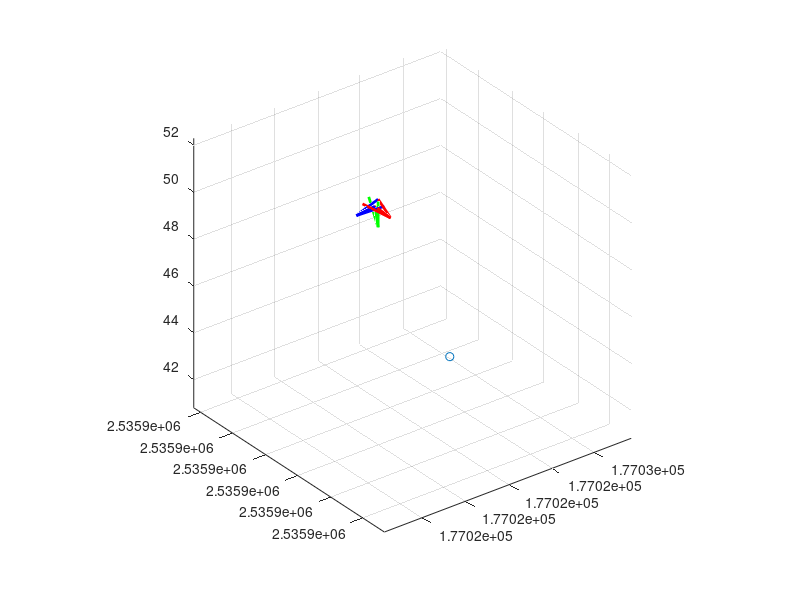

Write the MATLAB code that produced this figure.
clc;
clear all;
% 使用 "RPY"

%% test
% Xc = 177012.1852;
% Yc = 2535867.5108;
% Zc = 46.6994;

% RPY (最後是用這個！！！)
% roll = -81.72804173899999;
% pitch = -4.606952759;
% yaw = -164.57782739299998;

% OPK
% roll = 114.053360293
% pitch = -71.560626312
% yaw = 28.423823772

%% Cam1 015834051 左後
Xc = 177024.4084;
Yc = 2535875.9397;
Zc = 46.6897;

% RPY 
roll = -90.197685743;
pitch = 2.669087131;
yaw = 178.054815673;

% OPK
% roll = -89.802398413;
% pitch = 1.935967444;
% yaw = 177.324438952;

%% Cam2 015834051   右後
% Xc = 177025.2038;
% Yc = 2535876.2964;
% Zc = 46.6699;

% RPY 
% roll = -85.426284982;
% pitch = -0.992556225;
% yaw = -129.066255783;

% OPK
% roll = -97.245561134;
% pitch = -50.788315577;
% yaw = 175.369697727;

%% Cam3 015834051   左前
% Xc = 177024.2269;
% Yc = 2535876.2044;
% Zc = 46.7175;

% RPY 
% roll = -82.256296136;
% pitch = -4.568189481;
% yaw = 105.249235587;

% OPK
% roll = -116.367292567;
% pitch = 72.395980122;
% yaw = -150.100562313;

%% Cam4 015834052   右前
% Xc = 177025.2562;
% Yc = 2535876.7327;
% Zc = 46.5947;

% RPY 
% roll = -78.994272501;
% pitch = 1.836836002;
% yaw = -54.518422212;

% OPK
% roll = 108.667981763;
% pitch = -53.405640008;
% yaw = 13.305687843;


%%
Rx = [[1,0,0];[0,cosd(roll),sind(roll)*(-1)];[0,sind(roll),cosd(roll)]];
Ry = [[cosd(pitch),0,sind(pitch)];[0,1,0];[sind(pitch)*(-1),0,cosd(pitch)]];
Rz = [[cosd(yaw),sind(yaw)*(-1),0];[sind(yaw),cosd(yaw),0];[0,0,1]];

R = Rz*Ry*Rx;
T = [Xc; Yc; Zc];
RT = [R T; 0 0 0 1]
inv(RT)

U = R(1,1);
V = R(2,1);
W = R(3,1);
quiver3(Xc,Yc,Zc,U,V,W,'Color','b','LineWidth', 2, 'MaxHeadSize', 0.8);
hold on;

U = R(1,2);
V = R(2,2);
W = R(3,2);
quiver3(Xc,Yc,Zc,U,V,W,'Color','g','LineWidth', 2, 'MaxHeadSize', 0.8);
hold on;

U = R(1,3);
V = R(2,3);
W = R(3,3);
quiver3(Xc,Yc,Zc,U,V,W,'Color','r','LineWidth', 2, 'MaxHeadSize', 0.8);
hold on;

scatter3(177019.2065, 2535864.73, 47.2795);
axis equal
